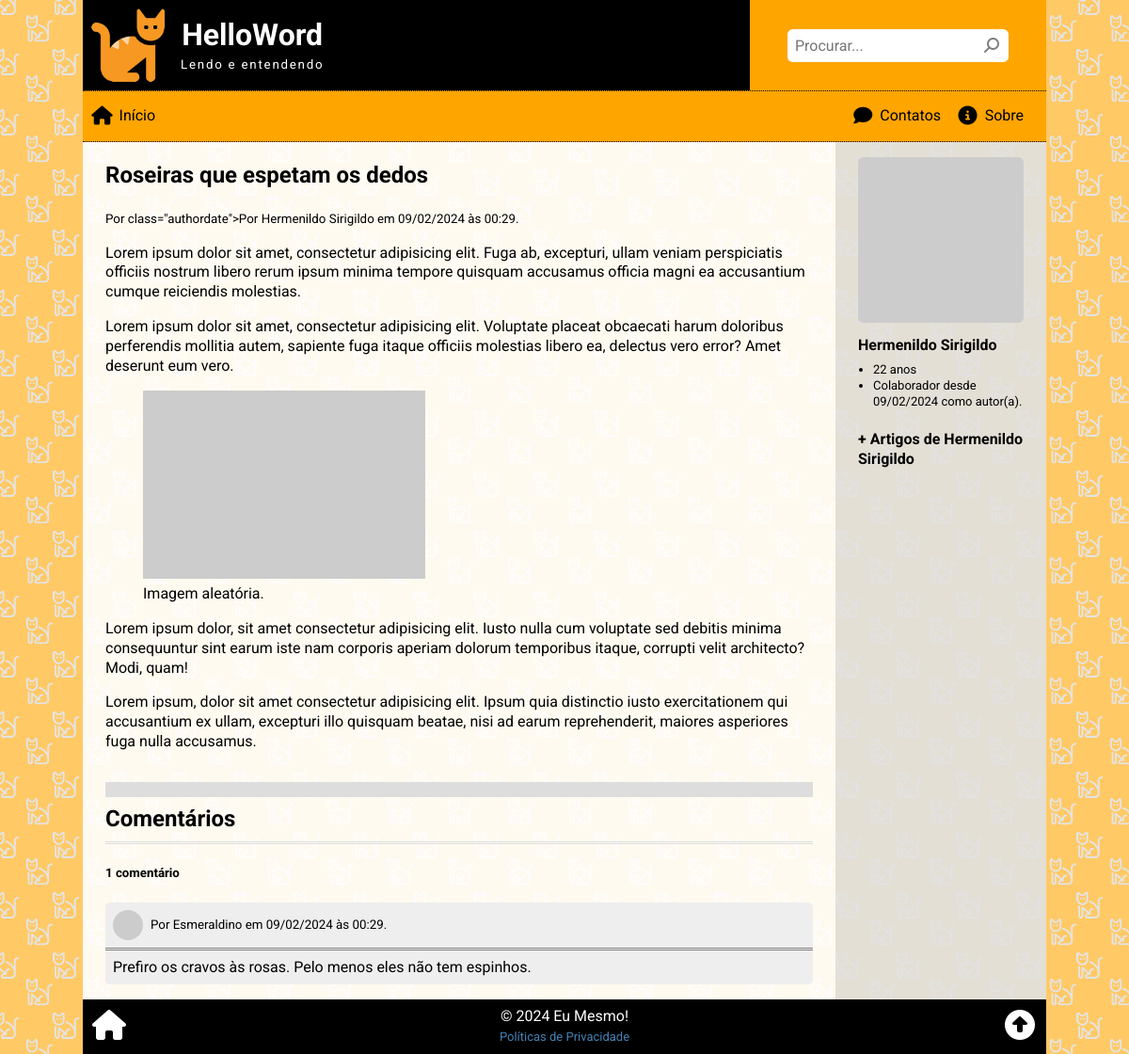
/view.php?id=2, run on an earlier commit of the app's database.
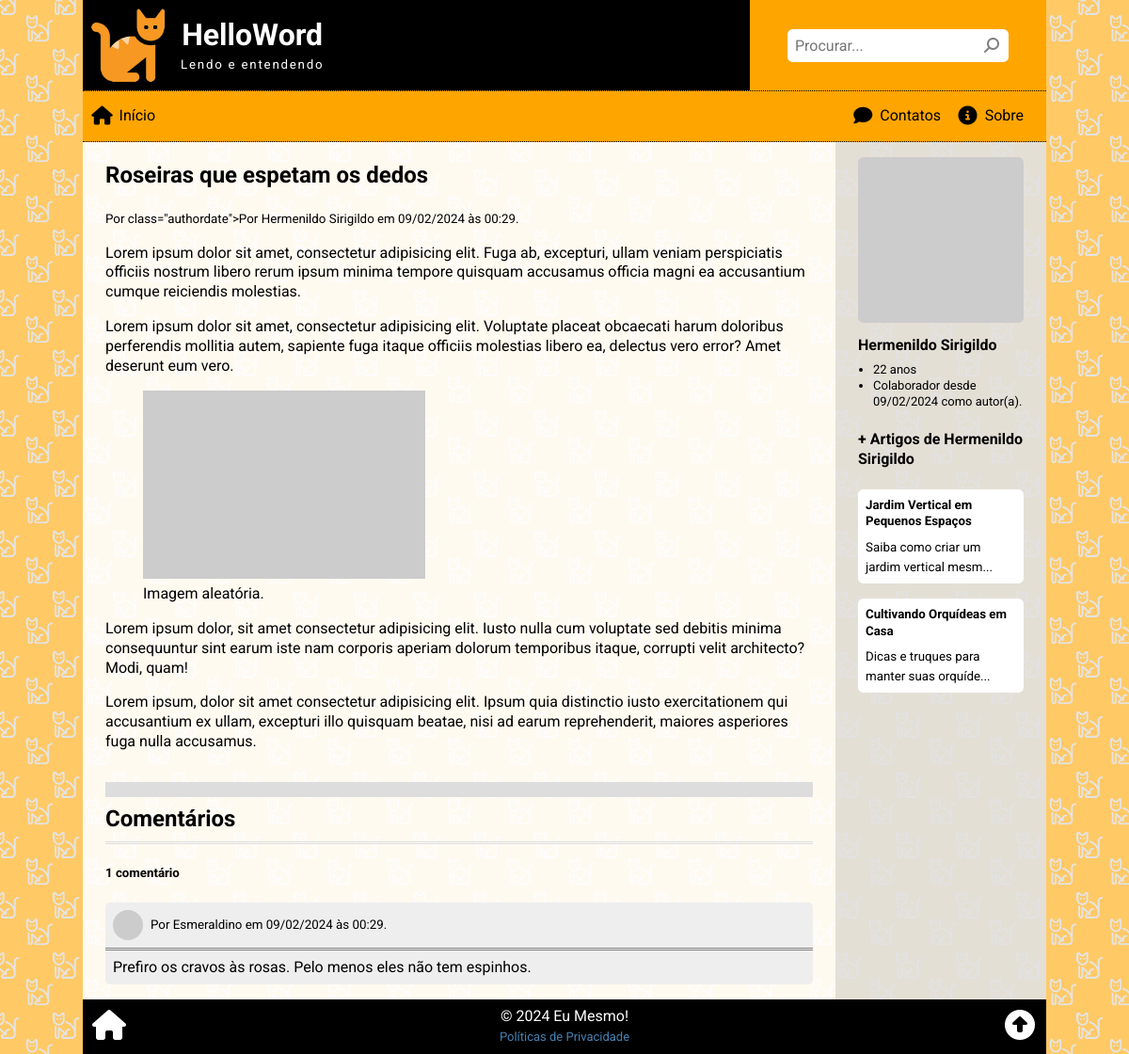
And on a later commit of the database.
### tables this page shows
CREATE TABLE article (
    art_id INT PRIMARY KEY AUTO_INCREMENT,
    art_date TIMESTAMP DEFAULT CURRENT_TIMESTAMP,
    art_thumbnail VARCHAR(255),
    art_title VARCHAR(127),
    art_summary VARCHAR(255),
    art_author INT,
    art_content TEXT,
    art_views INT DEFAULT '0',
    art_status ENUM('on', 'off', 'del') DEFAULT 'on',
    FOREIGN KEY (art_author) REFERENCES employee(emp_id)
);

CREATE TABLE employee (
    emp_id INT PRIMARY KEY AUTO_INCREMENT,
    emp_date TIMESTAMP DEFAULT CURRENT_TIMESTAMP,
    emp_photo VARCHAR(255),
    emp_name VARCHAR(127) NOT NULL,
    emp_birth DATE,
    emp_email VARCHAR(255) NOT NULL,
    emp_password VARCHAR(63) NOT NULL,
    emp_type ENUM('admin', 'author', 'moderator') DEFAULT 'moderator',
    emp_status ENUM('on', 'off', 'del') DEFAULT 'on'
);

CREATE TABLE comment (
    cmt_id INT PRIMARY KEY AUTO_INCREMENT,
    cmt_date TIMESTAMP DEFAULT CURRENT_TIMESTAMP,
    cmt_article INT,
    cmt_social_id VARCHAR(255),
    cmt_social_name VARCHAR(255),
    cmt_social_photo VARCHAR(255),
    cmt_social_email VARCHAR(255),
    cmt_content TEXT,
    cmt_status ENUM('on', 'off', 'del') DEFAULT 'on',
    FOREIGN KEY (cmt_article) REFERENCES article(art_id)
);

### _global.php (called while the page is built, shortened)
<?php
$site = [
    "sitename" => "HelloWord",
    "title" => "HelloWord",
    "slogan" => "Lendo e entendendo",
    "logo" => "logo02.png",
    "mysql_hostname" => "localhost",
    "mysql_username" => "root",
    "mysql_password" => "",
    "mysql_database" => "helloword",
    "summary_length" => 40,
    "social_list" => [
        [
            "name" => "GitHub.com",
            "link" => "https://github.com/Luferat",
            "icon" => "fa-brands fa-square-github fa-fw",
            "color" => "#333"
        ], [
            "name" => "X / Twitter",
            "link" => "https://twitter.com/Luferat",
            "icon" => "fa-brands fa-square-x-twitter fa-fw",
            "color" => "#14171a"
        ], [
            "name" => "Youtube",
            "link" => "https://www.youtube.com/channel/UCkN6I-gfJlL5lUj9shkyxPQ",
            "icon" => "fa-brands fa-square-youtube fa-fw",
            "color" => "#ff0000"
        ], [
            "name" => "Facebook",
            "link" => "https://facebook.com/Luferat",
            "icon" => "fa-brands fa-square-facebook fa-fw",
            "color" => "#1877f2"
        ], [
            "name" => "Instagram",
            "link" => "https://instagram.com/Luferat",
            "icon" => "fa-brands fa-square-instagram fa-fw",
            "color" => "#405de6"
        ], [
            "name" => "LinkedIn",
            "link" => "https://www.linkedin.com/in/luferat/",
            "icon" => "fa-brands fa-linkedin fa-fw",
            "color" => "#0a66c2"
        ]
    ]
];

### view.php (the view, shortened to what this page needs)
<?php
require("_global.php");
$page = array(
    "title" => "Artigo Completo",
    "css" => "view.css",
    "js" => "view.js"
);
$id = isset($_GET['id']) ? intval($_GET['id']) : 0;
$sql = <<<SQL
SELECT
 	-- Obtém os campos de article necessários
 	art_id, art_title, art_content,
    -- Obtém a data formatada para o pseudo-campo art_datebr
    -- Referência: https://www.w3schools.com/sql/func_mysql_date_format.asp
    DATE_FORMAT(art_date, "%d/%m/%Y às %H:%i") AS art_datebr,
    -- Obtém os campos de employee necessários
    emp_id, emp_photo, emp_name, emp_type,
    -- Obtém a data formatada de cadastro do emplyee para o pseudo-campo emp_datebr
    DATE_FORMAT(emp_date, "%d/%m/%Y") AS emp_datebr,
    -- Obtém a idade do employee em anos
    -- Referências: https://www.w3schools.com/sql/func_mysql_timediff.asp
    TIMESTAMPDIFF(YEAR, emp_birth, CURDATE()) AS emp_age
-- Tabela original
FROM `article`
-- Faz a junção das tabelas 'article' e 'employee'
INNER JOIN `employee` ON art_author = emp_id
-- Regras para obter os dados
WHERE art_id = '{$id}'
	-- A data deve ser menor ou igual a agora
    -- Não obtém artigos agendados para o futuro
	AND art_date <= NOW()
    -- O artigo deve estar online
    AND art_status = 'on';
SQL;
$res = $conn->query($sql);
$art = $res->fetch_assoc();
$article = <<<ART
<div class="article">
    <h2>{$art['art_title']}</h2>
    <small>Por class="authordate">Por {$art['emp_name']} em {$art['art_datebr']}.</small>
    <div>{$art['art_content']}</div>
</div>
ART;
$sql = <<<SQL
UPDATE article
    SET art_views = art_views + 1
WHERE art_id = '{$id}';
SQL;
$conn->query($sql);
switch ($art['emp_type']) {
    case 'author':
        $emp_type = 'autor(a)';
        break;
};
$aside_author = <<<HTML
<div class="aside-author">
    <img src="{$art['emp_photo']}" alt="{$art['emp_name']}">
    <h4>{$art['emp_name']} </h4>
    <ul>
        <li>{$art['emp_age']} anos</li>
        <li>Colaborador desde {$art['emp_datebr']} como {$emp_type}.</li>
    </ul>
</div>
HTML;
$NameAuthor = <<<HTML
<h4>{$art['emp_name']} </h4>
HTML;
$sql = <<<SQL
-- Seleciona
SELECT
	-- os campos necessários
	art_id, art_title, art_summary
-- da tabela 'article'
FROM `article`
-- quando
WHERE
	-- o id do author é este
	art_author = '{$art['emp_id']}'
    -- não pegar o artigo atual
    AND art_id != '{$art['art_id']}'
    -- data atual ou no passado
    AND art_date <= NOW()
    -- status online
    AND art_status = 'on'
-- ordenados de forma aleatória
-- Referências: https://w3schools.com/sql/func_mysql_rand.asp
ORDER BY RAND()
-- limitado ao máximo de 3 registros
LIMIT 3;
SQL;
$res = $conn->query($sql);
$aside_articles =  <<<HTML
<h4>+ Artigos de  <?php echo $NameAuthor </h4><div class="aside_article">
HTML;
while ($aart = $res->fetch_assoc()) :
    if (strlen($aart['art_summary']) > $site['summary_length'])
        $art_summary = mb_substr(
            $aart['art_summary'],
            0,
            $site['summary_length']
        ) . "...";
    $aside_articles .= <<<HTML
<div onclick="location.href = 'view.php?id={$aart['art_id']}'">
    <h5>{$aart['art_title']}</h5>
    <p><small title="{$aart['art_summary']}">{$art_summary}</small></p>
</div>
HTML;
endwhile;
$aside_articles .= '</div>';
$page['title'] = $art['art_title'];
require('_header.php');
?>
<article>
    <?php
    echo $article;
    require('widgets/comments.php');
    ?>
</article>
<aside>
    <?php
    echo $aside_author;
    echo $aside_articles;
    ?>
</aside>
<?php
require('_footer.php');
?>

### _header.php (shortened to what this page needs)
<?php
$_css = $_js = '';
if (isset($page['css']))
    $_css = '<link rel="stylesheet" href="assets/css/' . $page["css"] . '">' . "\n";
?>
<!DOCTYPE html>
<html lang="pt-br">
<head>
    <link rel="stylesheet" href="assets/css/global.css">
    <?php
    echo $_css;
    ?>
</head>
<body>
    <div id="wrap">
        <header>
            <div class="header-logo-title">
                <a href="index.php" title="Página inicial">
                    <img src="assets/img/<?php echo $site["logo"] ?>" alt="Logotipo de <?php echo $site["sitename"] ?>">
                </a>
                <div class="header-title">
                    <h1><?php echo $site["title"] ?></h1>
                    <small><?php echo $site["slogan"] ?></small>
                </div>
            </div>
            <div class="header-search">
                <form action="search.php" method="get" onclick="return searchCheck()">
                    <input type="search" name="q" id="headerSearch" placeholder="Procurar..." value="<?php echo isset($query)? $query : '' ?>">
                    <button type="submit"><i class="fa-solid fa-magnifying-glass fa-fw fa-flip-horizontal"></i></button>
                </form>
            </div>
        </header>
        <nav>
            <a href="index.php" title="Página inicial">
                <i class="fa-solid fa-house fa-fw"></i>
                <span>Início</span>
            </a>
            <a href="contacts.php" title="Faça Contato">
                <i class="fa-solid fa-comment fa-fw"></i>
                <span>Contatos</span>
            </a>
            <a href="about.php" title="Sobre agente">
                <i class="fa-solid fa-circle-info fa-fw"></i>
                <span>Sobre</span>
            </a>
            <a id="userAccess" href="login.php" title="Logue-se">
            </a>
        </nav>
        <main>

### widgets/comments.php (shortened to what this page needs)
<?php
$sql = <<<SQL
SELECT
cmt_id, cmt_social_name, cmt_social_photo, cmt_content,
DATE_FORMAT(cmt_date, "%d/%m/%Y às %H:%i") AS cmt_datebr
FROM comment
WHERE
	cmt_article = '{$id}'
    AND cmt_status = 'on'
ORDER BY cmt_date DESC;
SQL;
$res = $conn->query($sql);
$cmt_total = $res->num_rows;
if ($cmt_total == 0) $view_total = '<h5>Nenhum comentário</h5>';
elseif ($cmt_total == 1) $view_total = '<h5>1 comentário</h5>';
else $view_total = "<h5>{$cmt_total} comentários</h5>";
if ($cmt_total > 0) :
    $comments_view = '';
    while ($cmt = $res->fetch_assoc()) :
        $cmt_content = htmlspecialchars(trim($cmt['cmt_content']));
        $comments_view .= <<<HTML
<div class="cmt_box">
    <div class="cmt_header">
        <img src="{$cmt['cmt_social_photo']}" alt="{$cmt['cmt_social_name']}">
        <small>Por {$cmt['cmt_social_name']} em {$cmt['cmt_datebr']}.</small>
    </div>
    <div class="cmt_body">{$cmt_content}</div>
</div>
HTML;
    endwhile;
else :
    $comments_view = '<p class="center">Seja o(a) primeiro(a) a comentar.</p>';
endif;
?>
<div class="comment_section">
    <h2 id="comment">Comentários</h2>
    <div id="commentBox"></div>
    <?php echo $view_total ?>
    <?php echo html_entity_decode($comments_view) ?>
</div>

### _footer.php (shortened to what this page needs)
</main>
<footer>
    <a href="index.php">
        <i class="fa-solid fa-house fa-fw"></i>
    </a>
    <div>
        <div>&copy; 2024 Eu Mesmo!</div>
        <a href="privacy.php">Políticas de Privacidade</a>
    </div>
    <a href="#wrap">
        <i class="fa-solid fa-circle-up fa-fw"></i>
    </a>
</footer>
</div>
</body>
</html>

### assets/css/global.css (style rules this page uses)
* { box-sizing: border-box; outline: none; }
html, body { position: relative; width: 100%; height: 100%; padding: 0; margin: 0; font-family: 'Roboto', Arial, Helvetica, sans-serif; font-size: 16px; line-height: 1.3; }
body { background-color: rgba(255, 166, 0, 0.6); background-image: url('../img/back01.png'); background-attachment: fixed; background-position: center; background-repeat: repeat; }
a { color: steelblue; text-decoration: none; }
#wrap { position: relative; width: 100%; height: 100%; max-width: 1024px; margin: auto; display: flex; flex-direction: column; }
header { background-color: #000000; display: flex; flex-direction: column; }
.header-logo-title { display: flex; align-items: center; }
header img { display: block; height: 5rem; margin: .5rem 1rem .5rem .5rem; }
.header-title { color: #ffffff; text-align: center; }
.header-title h1 { margin: 0; }
.header-title small { letter-spacing: .11rem; }
.header-search { background-color: orange; padding: 1rem; }
.header-search form { height: 100%; display: flex; align-items: center; }
.header-search form input, .header-search form button { padding: .5rem; border: none; background-color: white; }
.header-search form input { flex-grow: 1; border-radius: .35rem 0 0 .35rem; }
.header-search form button { border-radius: 0 .35rem .35rem 0; color: grey; }
nav { background-color: orange; border-top: 1px dotted #000; border-bottom: 1px dotted #000; display: flex; align-items: center; justify-content: space-around; }
nav a { padding: 1rem .5rem; text-align: center; color: black; display: flex; flex-direction: column; align-items: center; }
nav a i { font-size: 2.2rem; margin-bottom: .25rem; }
main { display: flex; flex-direction: column; flex-grow: 1; }
main article, main aside { padding: 0 1.5rem; }
main article { background-color: rgba(255, 255, 255, .9); flex-grow: 1; }
main aside { background-color: rgba(226, 226, 226, 0.9); min-height: 5rem; }
footer { background-color: #000; color: #ffffff; display: flex; align-items: center; }
footer>div { flex-grow: 1; text-align: center; }
footer>a { font-size: 2rem; padding: .5rem; color: #fff; }
footer>div>a { font-size: small; }
input, textarea, button { font-family: inherit; font-size: inherit; }
button { border: none; padding: .35rem 1rem; border-radius: .3rem; }
@media only screen and (min-width: 768px) { main { flex-direction: row; } }
@media only screen and (min-width: 768px) { main aside { min-width: 14rem; max-width: 14rem; } }
@media only screen and (min-width: 768px) { header { flex-direction: row; justify-content: space-between; } }
@media only screen and (min-width: 768px) { .header-search form { margin-left: 1.5rem; margin-right: 1.5rem; } }
@media screen and (min-width: 425px) { nav { justify-content: flex-end; } }
@media screen and (min-width: 425px) { nav a { flex-direction: row; } }
@media screen and (min-width: 425px) { nav a:first-child { margin-right: auto; } }
@media screen and (min-width: 425px) { nav a i { font-size: 1.25rem; margin-bottom: 0; margin-right: .35rem; } }

### assets/css/view.css (style rules this page uses)
.aside-author { margin-top: 1rem; }
.aside-author img, .aside_article img { width: 100%; height: auto; }
.aside-author img { border-radius: .35rem; }
.aside-author h4 { margin: .5rem 0; }
.aside-author ul { font-size: small; margin: 0; padding: 0; padding-left: 1rem; }
.comment_section h2 { margin: 2rem 0 0 0; border-top: 1rem solid #ddd; padding: .5rem 0; }
#commentBox { border-bottom: 3px double #ddd; }
.cmt_box { background-color: #eee; margin-bottom: 1rem; border-radius: .3rem; }
.cmt_header { display: flex; align-items: center; padding: .5rem; border-bottom: 3px double grey; }
.cmt_header img { display: block; width: 2rem; border-radius: 50%; margin-right: .5rem; }
.cmt_body { padding: .5rem; }
.aside_article div { background-color: white; padding: .5rem; border-radius: .35rem; cursor: pointer; margin-bottom: 1rem; }
.aside_article h5 { margin: 0; }
.aside_article p { margin: .5rem 0 0 0; }

What changed in the data, as far as the page shows it:
added article: art_title "Jardim Vertical em Pequenos Espaços", art_summary "Saiba como criar um jardim vertical mesm..."
added article: art_title "Cultivando Orquídeas em Casa", art_summary "Dicas e truques para manter suas orquíde..."
